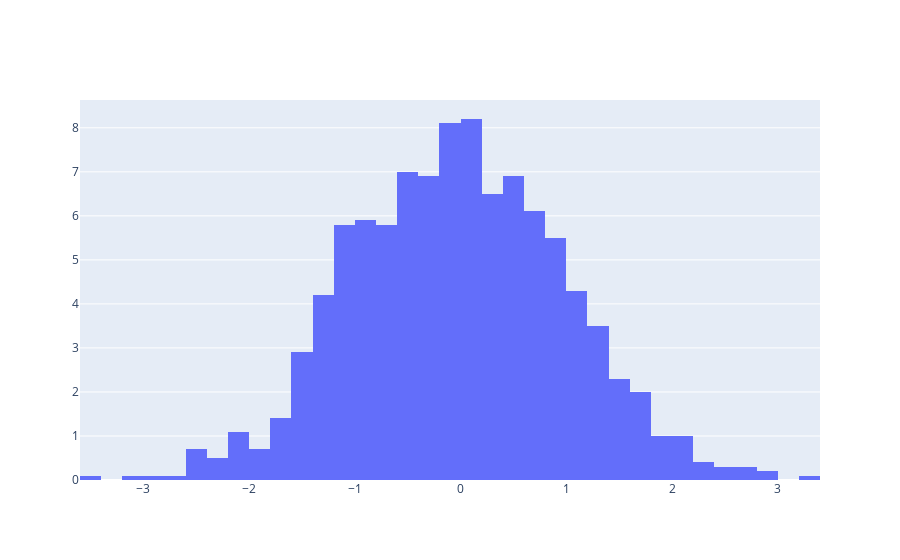
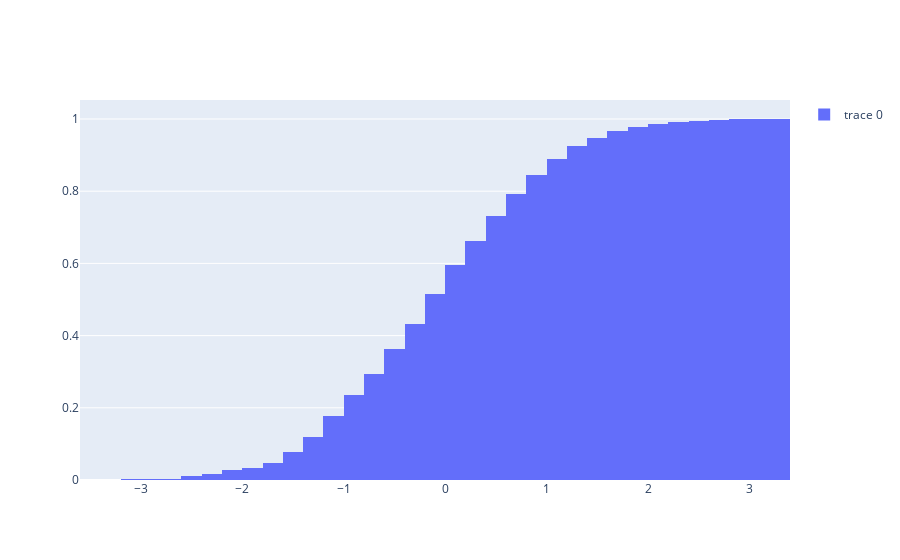

Notebook code cell kept with these figures, in order:
### Code cell
## Histogram accept the following commonly used arguments to customize the plot:
## x[array]: The data 
## autobinx[True/False]
## cumulative[{'enabled': True/False, 'currentbin':'include'/'exclude'/'half', 'direction':'increasing'/'decreasing'}]
## histnorm[''/'percent'/'probability'/'density'/'probability'/'density']
## hoverinfo: a flaglist and may be specified as a string containing:
##      - Any combination of ['x', 'y', 'z', 'text', 'name'] joined with '+' characters
##        (e.g. 'x+y')
##        OR exactly one of ['all', 'none', 'skip'] (e.g. 'skip')
##      - A list or array of the above
## hovertext['text']
## marker[{autocolorscale: True/False, cauto = True/False, cmax: , cmax: , cmid: , 
##         color: specific color or an array of numbers, coloraxis: 'coloraxis'/'coloraxis2'/'coloraxis3'/etc , 
##         colorbar: plotly.graph_objects.histogram.marker.ColorBar, colorscale: [0, 'rgb(0,0,255)'], 
##         line: plotly.graph_objects.histogram.marker.Line, pattern: }]
## showlegend[True/False]
trace1 = graph_objs.Histogram(x = X, autobinx = False, 
                              cumulative = graph_objs.histogram.Cumulative(enabled =  False, 
                                                                           currentbin = 'include', 
                                                                           direction = 'increasing'),
                             histnorm = 'percent',
                             hoverinfo = 'all',
                             hovertext = 'Hello World')
iplot([trace1])

trace2 = graph_objs.Histogram( x = X, autobinx = True, 
                              cumulative = {'enabled': True, 
                                            'currentbin': 'include', 
                                            'direction': 'increasing'},
                              histnorm = 'probability',
                              hoverinfo = 'x+text+name',
                              showlegend = True)
iplot([trace2])

### Figure 1 — Plotly figure (JSON) as saved in the notebook; plotly's stock layout.template omitted (floating-point values rounded to 4 significant figures; data arrays with more than 128 entries replaced by an {"elided": "..."} marker saying what was removed)
{"data": [{"autobinx": false, "cumulative": {"currentbin": "include", "direction": "increasing", "enabled": false}, "histnorm": "percent", "hoverinfo": "all", "hovertext": "Hello World", "type": "histogram", "x": {"elided": "1000 float values"}}], "layout": {}}

### Figure 2 — Plotly figure (JSON) as saved in the notebook; plotly's stock layout.template omitted (floating-point values rounded to 4 significant figures; data arrays with more than 128 entries replaced by an {"elided": "..."} marker saying what was removed)
{"data": [{"autobinx": true, "cumulative": {"currentbin": "include", "direction": "increasing", "enabled": true}, "histnorm": "probability", "hoverinfo": "x+text+name", "showlegend": true, "type": "histogram", "x": {"elided": "1000 float values"}}], "layout": {}}
